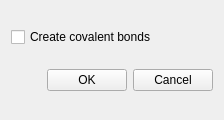
<?xml version="1.0" encoding="UTF-8"?>
<ui version="4.0">
 <class>SEXYZImporterMainGUIClass</class>
 <widget class="QWidget" name="SEXYZImporterMainGUIClass">
  <property name="geometry">
   <rect>
    <x>0</x>
    <y>0</y>
    <width>224</width>
    <height>120</height>
   </rect>
  </property>
  <property name="sizePolicy">
   <sizepolicy hsizetype="Minimum" vsizetype="Minimum">
    <horstretch>0</horstretch>
    <verstretch>0</verstretch>
   </sizepolicy>
  </property>
  <property name="minimumSize">
   <size>
    <width>200</width>
    <height>120</height>
   </size>
  </property>
  <property name="maximumSize">
   <size>
    <width>224</width>
    <height>120</height>
   </size>
  </property>
  <property name="windowTitle">
   <string>Options</string>
  </property>
  <layout class="QVBoxLayout" name="verticalLayout">
   <item>
    <widget class="QCheckBox" name="checkBox">
     <property name="text">
      <string>Create covalent bonds</string>
     </property>
    </widget>
   </item>
   <item>
    <layout class="QHBoxLayout" name="horizontalLayout">
     <item>
      <spacer name="horizontalSpacer">
       <property name="orientation">
        <enum>Qt::Horizontal</enum>
       </property>
       <property name="sizeHint" stdset="0">
        <size>
         <width>40</width>
         <height>20</height>
        </size>
       </property>
      </spacer>
     </item>
     <item>
      <widget class="QPushButton" name="pushButtonOK">
       <property name="sizePolicy">
        <sizepolicy hsizetype="Expanding" vsizetype="Fixed">
         <horstretch>0</horstretch>
         <verstretch>0</verstretch>
        </sizepolicy>
       </property>
       <property name="text">
        <string>OK</string>
       </property>
      </widget>
     </item>
     <item>
      <widget class="QPushButton" name="pushButtonCancel">
       <property name="sizePolicy">
        <sizepolicy hsizetype="Expanding" vsizetype="Fixed">
         <horstretch>0</horstretch>
         <verstretch>0</verstretch>
        </sizepolicy>
       </property>
       <property name="text">
        <string>Cancel</string>
       </property>
      </widget>
     </item>
    </layout>
   </item>
  </layout>
 </widget>
 <resources/>
 <connections/>
</ui>
